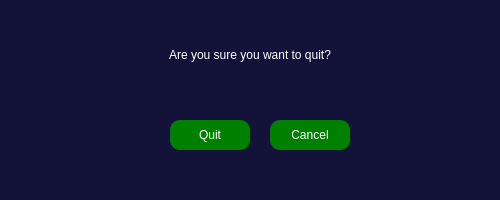
<?xml version="1.0" encoding="UTF-8"?>
<ui version="4.0">
 <class>Dialog</class>
 <widget class="QDialog" name="Dialog">
  <property name="geometry">
   <rect>
    <x>0</x>
    <y>0</y>
    <width>500</width>
    <height>200</height>
   </rect>
  </property>
  <property name="windowTitle">
   <string>Dialog</string>
  </property>
  <property name="styleSheet">
   <string notr="true">background-color:#131239;


</string>
  </property>
  <widget class="QLabel" name="label">
   <property name="geometry">
    <rect>
     <x>60</x>
     <y>40</y>
     <width>380</width>
     <height>30</height>
    </rect>
   </property>
   <property name="styleSheet">
    <string notr="true">font: 13pt &quot;Arial Rounded MT Bold&quot;;
color:white;
</string>
   </property>
   <property name="text">
    <string>Are you sure you want to quit?</string>
   </property>
   <property name="alignment">
    <set>Qt::AlignCenter</set>
   </property>
  </widget>
  <widget class="QPushButton" name="f_popup_quit">
   <property name="geometry">
    <rect>
     <x>170</x>
     <y>120</y>
     <width>80</width>
     <height>30</height>
    </rect>
   </property>
   <property name="cursor">
    <cursorShape>PointingHandCursor</cursorShape>
   </property>
   <property name="styleSheet">
    <string notr="true">font: 12pt &quot;Arial Rounded MT Bold&quot;;
padding:5px;
background-color:green;
color:white;
border-radius:10px
</string>
   </property>
   <property name="text">
    <string>Quit</string>
   </property>
  </widget>
  <widget class="QPushButton" name="f_popup_cancel">
   <property name="geometry">
    <rect>
     <x>270</x>
     <y>120</y>
     <width>80</width>
     <height>30</height>
    </rect>
   </property>
   <property name="cursor">
    <cursorShape>PointingHandCursor</cursorShape>
   </property>
   <property name="styleSheet">
    <string notr="true">font: 12pt &quot;Arial Rounded MT Bold&quot;;
padding:5px;
background-color:green;
color:white;
border-radius:10px
</string>
   </property>
   <property name="text">
    <string>Cancel</string>
   </property>
  </widget>
 </widget>
 <resources/>
 <connections/>
</ui>
